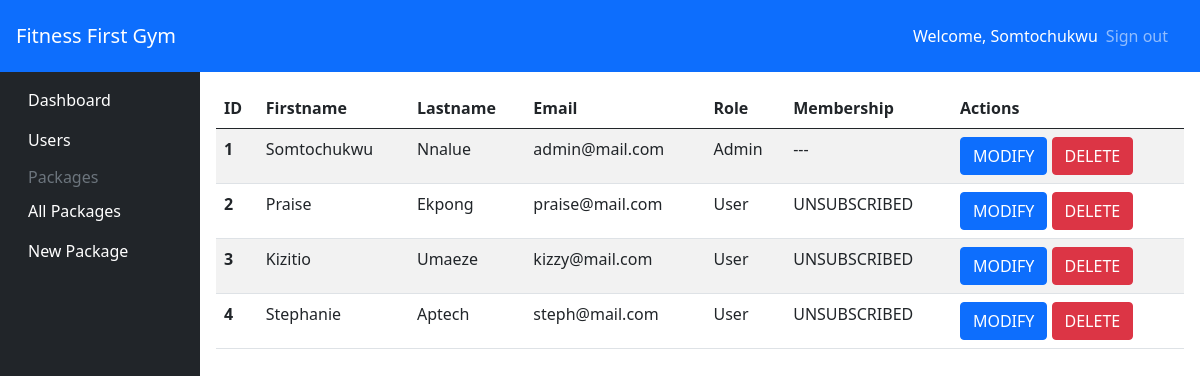
The app's page /users/all (signed in) with its own data.
### app/models/__init__.py (models this page shows, shortened)
class User(UserMixin, db.Model):
    id = db.Column(db.Integer, primary_key=True)
    firstname = db.Column(db.String(200), nullable=False)
    lastname = db.Column(db.String(200), nullable=True)
    email = db.Column(db.String(100), nullable=False, unique=True)
    password = db.Column(db.String(200), nullable=False)
    isAdmin = db.Column(db.Boolean(), default=False)
    membership_id = db.Column(db.Integer, db.ForeignKey('package.id'), nullable=True)
    membership = db.relationship('Package', backref=db.backref('packages', lazy='dynamic'))
    createdAt = db.Column(db.DateTime, default=datetime.utcnow)

### app/user_views.py (the view)
@app.route('/users/all')
@login_required
@authorize_request
def all_users():
   users = User.query.all()
   return render_template('pages/admin/users/preview.html', users=users)

### app/admin_views.py (called while the page is built)
def authorize_request(view_func):
   @wraps(view_func)
   def wrapped_view(*args, **kwargs):
      try:
         if current_user.isAdmin:
               return view_func(*args, **kwargs)
         else:
            flash('Unauthorized')
            return redirect('/')
      except Exception as error:
         return render_template('pages/error/500.html', error=error)
   return wrapped_view

### app/models/__init__.py (called while the page is built)
@login_manager.user_loader
def load_user(id):
    return User.query.get(id)

### app/templates/pages/admin/users/preview.html (shortened to what this page needs)
{% extends "components/admin_base.html" %}
{% block content %}
<table class="table table-striped table-hover">
    <thead>
        <tr>
            <th scope="col">ID</th>
            <th scope="col">Firstname</th>
            <th scope="col">Lastname</th>
            <th scope="col">Email</th>
            <th scope="col">Role</th>
            <th scope="col">Membership</th>
            <th scope="col">Actions</th>
        </tr>
    </thead>
    <tbody>
        {% if users %}
        {% for user in users %}
        <tr>
            <th scope="row">{{user.id}}</th>
            <td>{{user.firstname}}</td>
            <td>{{user.lastname}}</td>
            <td>{{user.email}}</td>
            <td>{{"Admin" if user.isAdmin else "User"}}</td>
            <td>{{"---" if user.isAdmin else "UNSUBSCRIBED" if not user.membership else user.membership.name }}</td>
            <td class="d-flex-col">
                <a href="/user/edit/{{user.id}}" class="btn btn-primary text-white">MODIFY</a>
                <a href="/user/delete/{{user.id}}" class="btn btn-danger text-white">DELETE</a>
            </td>
        </tr>
        {% endfor %}
        {% endif %}
    </tbody>
</table>
{% endblock content %}

### app/templates/components/admin_base.html (shortened to what this page needs)
<!DOCTYPE html>
<html lang="en">
<head>
    <link href="https://cdn.jsdelivr.net/npm/bootstrap@5.0.2/dist/css/bootstrap.min.css" rel="stylesheet"
>
</head>
<body class="relative">
    <main>
        <nav class="navbar navbar-dark sticky-top bg-primary flex-md-nowrap p-3">
            <a class="navbar-brand col-sm-3 col-md-2 mr-0" href="/">Fitness First Gym</a>
            <div class="navbar-nav px-3">
                <div class="nav-item text-nowrap d-flex align-items-center">
                    <span class="text-white mx-2">Welcome, {{current_user.firstname}}</span>
                    <a class="nav-link" href="/auth/logout">Sign out</a>
                </div>
            </div>
        </nav>
        <div>
            <div class="container-fluid">
                <div class="row">
                    {% include "components/admin_navbar.html" %}
                    <main role="main" class="relative col-md-9 ml-sm-auto col-lg-10 p-3">
                        {% block content %} {% endblock %}
                    </main>
                </div>
            </div>
        </div>
    </main>
</body>
</html>

### app/templates/components/admin_navbar.html
<nav class="vh-100 col-md-2 d-none d-md-block bg-dark sidebar">
  <div class="sidebar-sticky py-2">
    <ul class="nav flex-column">
      <li class="nav-item">
        <a class="nav-link text-white" href="/admin/dashboard">Dashboard</a>
      </li>
    </ul>
    <ul class="nav flex-column">
      <li class="nav-item">
        <a class="nav-link text-white" href="/users/all">Users</a>
      </li>
    </ul>
    <h6 class="sidebar-heading d-flex justify-content-between align-items-center px-3 mt-2 mb-1 text-muted">
      <span>Packages</span>
    </h6>
    <ul class="nav flex-column mb-2">
      <li class="nav-item"><a class="nav-link text-white" href="/admin/package/all">All Packages</a></li>
      <li class="nav-item"><a class="nav-link text-white" href="/admin/package/new">New Package</a></li>
    </ul>
  </div>
</nav>

### records on screen
User: firstname "Somtochukwu", id "1", lastname "Nnalue", email "admin@mail.com", isAdmin "Admin", isAdmin "---"
User: id "2", firstname "Praise", lastname "Ekpong", email "praise@mail.com", isAdmin "User", isAdmin "UNSUBSCRIBED"
User: id "3", firstname "Kizitio", lastname "Umaeze", email "kizzy@mail.com", isAdmin "User", isAdmin "UNSUBSCRIBED"
User: id "4", firstname "Stephanie", lastname "Aptech", email "steph@mail.com", isAdmin "User", isAdmin "UNSUBSCRIBED"
